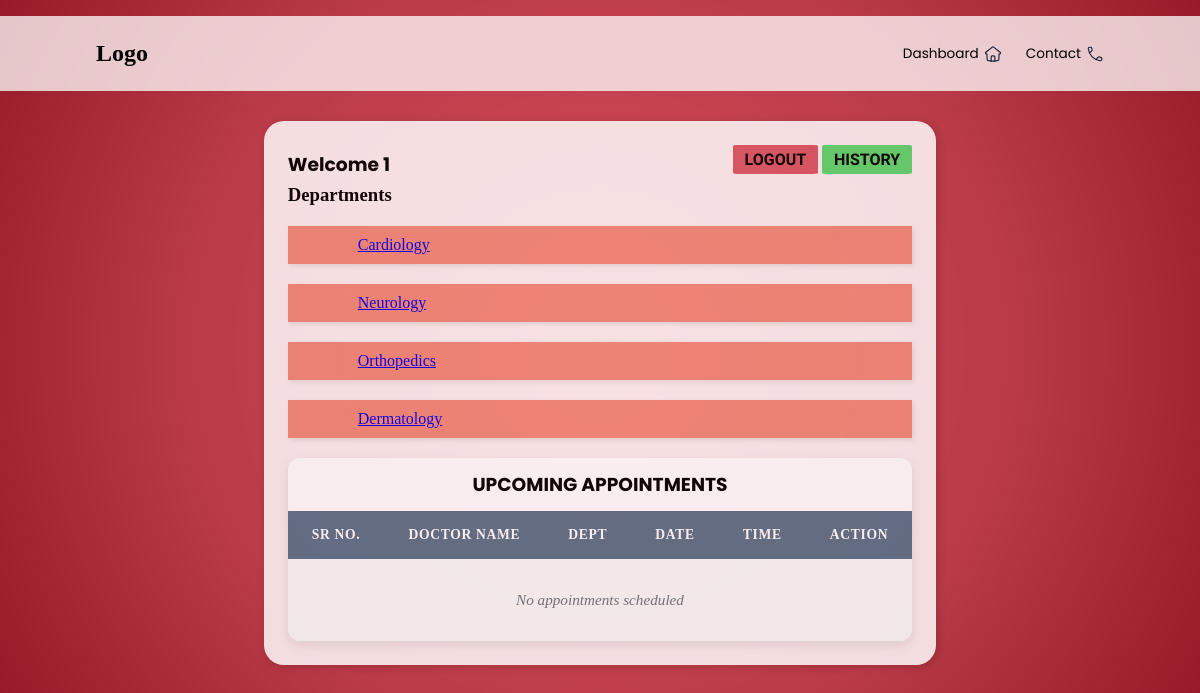
/patient_dashboard/1, run on an earlier commit of the app's database.
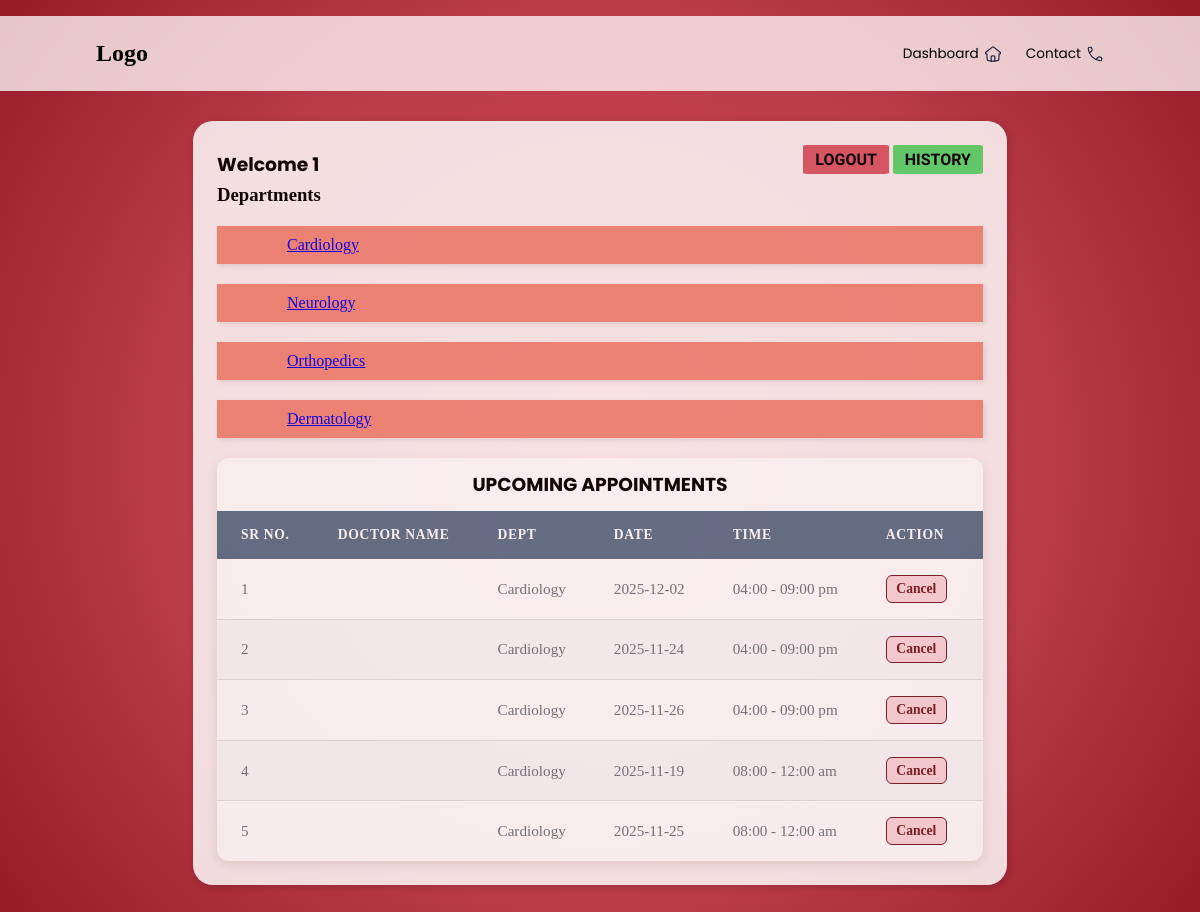
And on a later commit of the database.
### models.py (models this page shows)
class Patient(db.Model):
    PatientID = db.Column(db.Integer, primary_key=True)
    FirstName = db.Column(db.String,nullable=False)
    LastName = db.Column(db.String,nullable=False)
    Username= db.Column(db.String, nullable=False)
    Password = db.Column(db.String, nullable=False)
    appointments = db.relationship('Appointment', back_populates='patient', cascade="all, delete")
    histories = db.relationship('PatientHistory', back_populates='patient', cascade="all, delete")

class Department(db.Model):
    Department_name=db.Column(db.String, primary_key=True)
    Overview = db.Column(db.String)
    doctors = db.relationship('Doctor', back_populates='department_rel', cascade="all, delete")

class Appointment(db.Model):
    AppointmentID = db.Column(db.Integer, primary_key=True)
    PatientID = db.Column(db.Integer, db.ForeignKey('patient.PatientID'), nullable=False)
    DoctorID = db.Column(db.Integer, db.ForeignKey('doctor.DoctorID'), nullable=False)
    Date=db.Column(db.Date)
    Time = db.Column(db.String)
    Purpose=db.Column(db.String)
    Status=db.Column(db.Enum("Booked","Completed","Cancelled"),
        nullable=False,
        default='Booked'
    )
    patient = db.relationship('Patient', back_populates='appointments')
    doctor = db.relationship('Doctor', back_populates='appointments')

class Doctor(db.Model):
    DoctorID = db.Column(db.Integer, primary_key=True)
    FirstName = db.Column(db.String,nullable=False)
    LastName = db.Column(db.String,nullable=False)
    Username= db.Column(db.String, nullable=False)
    Password = db.Column(db.String, nullable=False)
    available=db.Column(db.String)
    Department = db.Column(db.String, db.ForeignKey('department.Department_name'), nullable=False)
    Position = db.Column(db.String)
    Experience = db.Column(db.Integer)
    Remarks = db.Column(db.String)
    photo = db.Column(db.String)
    appointments = db.relationship('Appointment', back_populates='doctor', cascade="all, delete")
    department_rel = db.relationship('Department', back_populates='doctors')

### routes/patient.py (the view)
@app.route('/patient_dashboard/<int:patientID>')
def patient_dashboard(patientID):
    patient = Patient.query.get(patientID)
    departments = Department.query.all()
    appointments = Appointment.query.filter_by(PatientID=patientID).all()
    return render_template("patient_dashboard.html", patient=patient, departments=departments,appointments=appointments)

### templates/patient_dashboard.html (shortened to what this page needs)
<!DOCTYPE html>
<html lang="en">
<head>
    <link rel="stylesheet" href="..\static\style.css">
</head>
<body>
    <header>
        <nav>
        <div class="logo">
            <h2>Logo</h2>
        </div>
        <div class="nav-icons">
            <ul>
            <li>Dashboard </li>
            <li>Contact </li>
            </ul>
        </div>
        </nav>
    </header>
    <main>
        <div id="pageC">
            <div class="container">
                <div class="title">
                    <h3>Welcome {{ patient.PatientID }}</h3>
                    <div id="links">
                        <a href="{{ url_for('login') }}"><button class="logout">LOGOUT</button></a>
                        <a href="{{ url_for('view_patient_history', patient_id=patient.PatientID) }}">
                            <button class="history">HISTORY</button>
                        </a>
                    </div>
                </div>
                <div class="content">
                    <h3>Departments</h3>
                    <div class="departments">
                        {% for dept in departments %}
                            <ol class="custom-steps">
                                <a href="{{ url_for('view_department', dept_name=dept.Department_name, patient_id=patient.PatientID) }}"><li class="content1">{{ dept.Department_name }}</li></a>
                            </ol>
                        {% else %}
                            <p>No departments available</p>
                        {% endfor %}
                    </div>
                    <div class="appointments">
                        <h3>UPCOMING APPOINTMENTS</h3>
                        <table class="appointments-table">
                            <thead>
                                <tr>
                                    <th>Sr No.</th>
                                    <th>Doctor Name</th>
                                    <th>Dept</th>
                                    <th>Date</th>
                                    <th>Time</th>
                                    <th>Action</th>
                                </tr>
                            </thead>
                            <tbody>
                            {% for appt in appointments %}
                                <tr>
                                    <td data-label="Sr No.">{{ loop.index }}</td>
                                    <td data-label="Doctor Name">{{ appt.doctor.DoctorName }}</td>
                                    <td data-label="Dept">{{ appt.doctor.Department }}</td>
                                    <td data-label="Date">{{ appt.Date }}</td>
                                    <td data-label="Time">{{ appt.Time }}</td>
                                    <td data-label="Action">
                                        <a href="{{ url_for('cancel_appointment', appt_id=appt.AppointmentID) }}" class="action-cancel">Cancel</a>
                                    </td>
                                </tr>
                            {% else %}
                                <tr><td colspan="6">No appointments scheduled</td></tr>
                            {% endfor %}
                            </tbody>
                        </table>
                    </div>
                </div>
            </div>
        </div>
    </main>
</body>
</html>

### static/style.css (style rules this page uses)
* { margin: 0; padding: 0; }
body { background: radial-gradient( circle at center, #d03040db 0%, #b01e2ddf 60%, #961a27 100%); }
:root { --primary-color: #007bff; --secondary-color: #6c757d; --header-bg: #5a7188; --header-text: #ffffff; --row-bg-odd: #ffffff; --row-bg-even: #f8f9fa; --border-color: #dee2e6; }
nav { display: flex; align-items: center; justify-content: space-between; margin-top: 2vh; gap: 3vw; background-color: rgba(255, 255, 255, 0.75); padding: 3vh; padding-left: 8vw; padding-right: 8vw; }
.nav-icons ul { display: flex; list-style: none; gap: 2vw; }
.nav-icons li { display: flex; align-items: center; font-family: 'Poppins', sans-serif; font-size: 0.85em; cursor: pointer; gap: 5px; }
main { display: flex; justify-content: center; align-items: center; }
.container { background-color: rgba(255, 255, 255, 0.92); margin: 30px 50px; border-radius: 20px; opacity: 0.9; transition: box-shadow 0.3s ease; box-shadow: 2px 2px 10px rgba(0, 0, 0, 0.2); padding: 2vw; }
#pageC { transition: filter 0.3s ease; }
.title { display: flex; justify-content: space-between; align-items: center; font-family: 'Poppins', sans-serif; font-weight: 600; }
.logout { background-color: #d03040c9; border: none; border-radius: 5%; padding: 5px; padding-left: 1vw; padding-right: 1vw; cursor: pointer; transition: background-color 0.25s; margin-bottom: 10px; font-family: 'Baloo Bhai 2', 'Poppins', sans-serif; font-size: medium; font-weight: 600; }
.appointments { max-width: 1200px; margin: 0 auto; background-color: var(--row-bg-odd); border-radius: 12px; box-shadow: 0 4px 12px rgba(0, 0, 0, 0.1); overflow: hidden; }
.appointments-table { width: 100%; border-collapse: separate; border-spacing: 0; }
.appointments-table thead th { padding: 1rem 1.5rem; background-color: var(--header-bg); color: var(--header-text); font-weight: 600; text-align: left; text-transform: uppercase; font-size: 0.85rem; letter-spacing: 0.05em; }
.appointments-table tbody td { padding: 1rem 1.5rem; border-bottom: 1px solid var(--border-color); vertical-align: middle; font-size: 0.95rem; color: var(--secondary-color); }
.appointments-table tbody tr:nth-child(even) { background-color: var(--row-bg-even); }
.appointments-table tbody tr:last-child td { border-bottom: none; }
.appointments-table a { display: inline-block; margin-right: 0.75rem; padding: 0.3rem 0.6rem; border-radius: 6px; text-decoration: none; font-size: 0.85rem; font-weight: 600; transition: all 0.2s ease; text-align: center; }
.action-cancel { background-color: #f8d7da; color: #721c24; border: 1px solid #721c24; }
.history { background-color: #30d04bc9; border: none; border-radius: 5%; padding: 5px; padding-left: 1vw; padding-right: 1vw; cursor: pointer; transition: background-color 0.25s; margin-bottom: 10px; font-family: 'Baloo Bhai 2', 'Poppins', sans-serif; font-size: medium; font-weight: 600; }
.appointments h3 { display: flex; align-items: center; justify-content: center; padding: 1.5vh; font-family: 'Poppins', sans-serif; }
.custom-steps { list-style: none; padding: 0; margin: 20px 0; text-decoration: none; }
.custom-steps li { position: relative; margin-bottom: 20px; background-color: rgba(234, 86, 60, 0.668); transition: background-color 0.25s; padding: 10px 10px 10px 70px; box-shadow: 2px 2px 5px rgba(0, 0, 0, 0.1); text-decoration: none; }

What changed in the data, as far as the page shows it:
added Appointment: doctor.Department "Cardiology", Date "2025-12-02", Time "04:00 - 09:00 pm"
added Appointment: doctor.Department "Cardiology", Date "2025-11-24", Time "04:00 - 09:00 pm"
added Appointment: doctor.Department "Cardiology", Date "2025-11-26", Time "04:00 - 09:00 pm"
added Appointment: doctor.Department "Cardiology", Date "2025-11-19", Time "08:00 - 12:00 am"
added Appointment: doctor.Department "Cardiology", Date "2025-11-25", Time "08:00 - 12:00 am"
Also different on the page:
text no longer shown: "No appointments scheduled"
